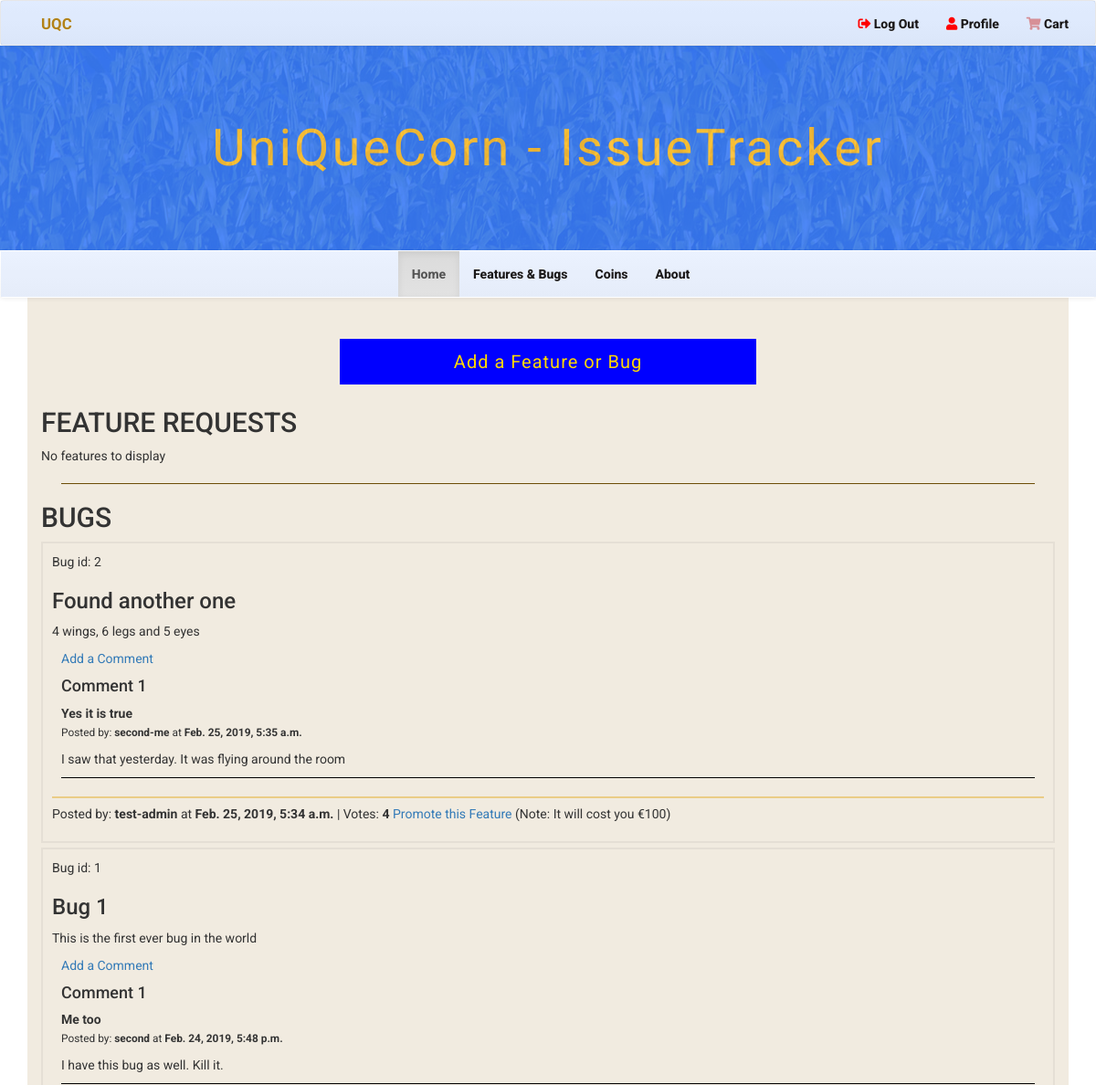
/issues/1 (signed in, upper part), run on an earlier commit of the app's database.
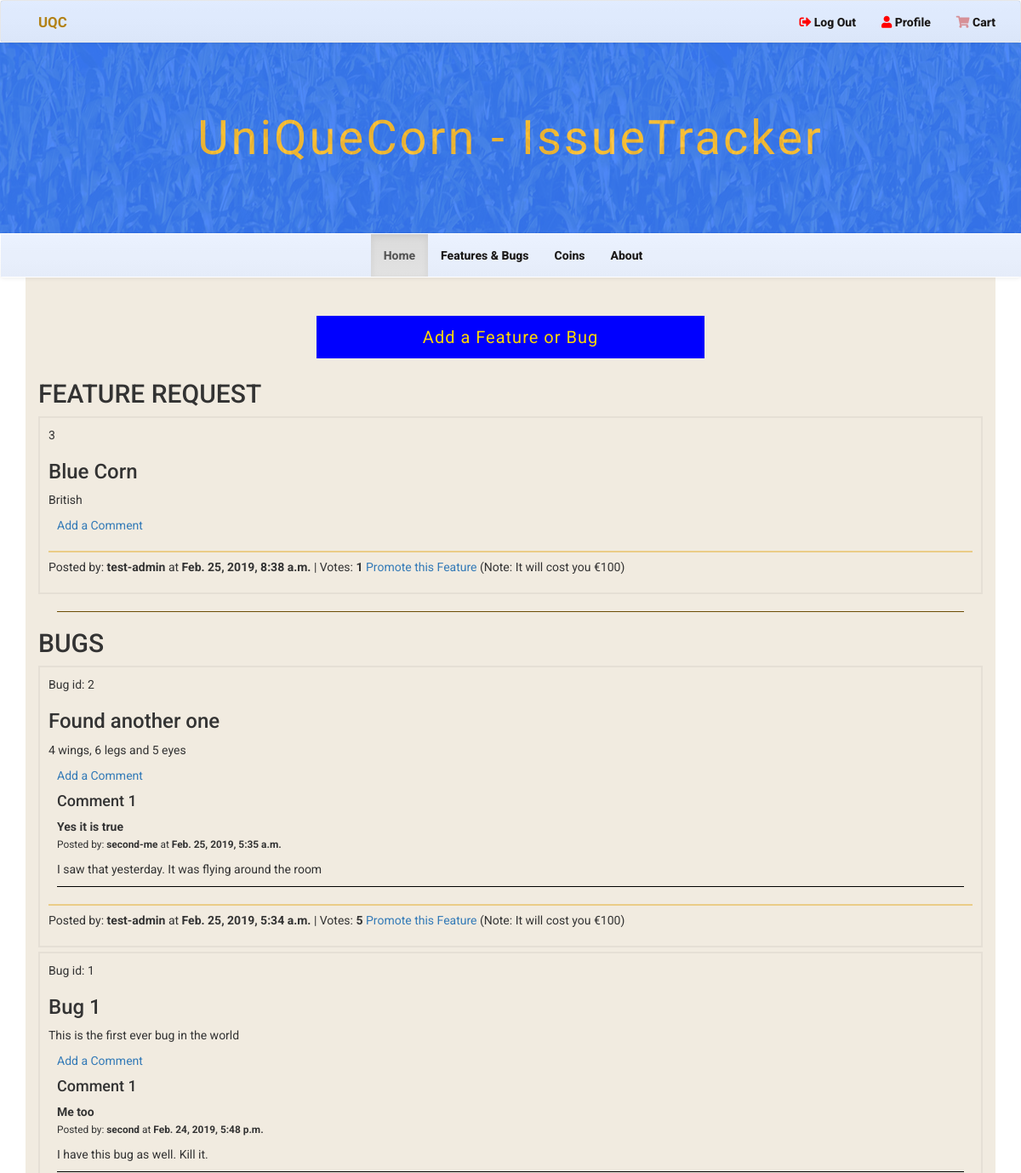
And on a later commit of the database.
### issuetracker/models.py (models this page shows, shortened)
class Issue(models.Model):
    suggestion_choices = ((True, 'Feature'), (False, 'Bug Fix'))
    is_feature = models.BooleanField(blank=False, default=False, choices=suggestion_choices)
    title = models.CharField(max_length=100, blank=False)
    description = models.TextField()
    posted_by = models.CharField(max_length=50)
    votes = models.IntegerField(default=0)
    date_time = models.DateTimeField(auto_now_add=True)
    class Meta:
        verbose_name_plural = "Issues"

class IssueComment(models.Model):
    issue = models.ForeignKey(Issue, on_delete=models.CASCADE, related_name='comment')
    subject = models.CharField(max_length=100, blank=False)
    comment = models.TextField()
    posted_by = models.CharField(max_length=50)
    date_time = models.DateTimeField(auto_now_add=True)

### issuetracker/views.py (the view)
# urls.py: url(r'^issues/', include(issuetracker_urls)),
@login_required()
def issues(request):
    allIssues = Issue.objects.all()
    feature_count = 0
    bug_count = 0
    for each in allIssues:
        if each.is_feature:
            feature_count += 1
        else:
            bug_count += 1
    return render(request, "issue_tracker.html", {'issues': allIssues, 'feature_count': feature_count, "bug_count": bug_count})

### cart/contexts.py (called while the page is built)
def cart_contents(request):
    cart = request.session.get('cart', {})
    cart_items = []
    total = 0
    product_count = 0
    for id, quantity in cart.items():
        product = get_object_or_404(Product, pk=id)
        total += quantity * product.price
        product_count += quantity
        cart_items.append({'id': id, 'quantity': quantity, 'product': product})
    return {'cart_items': cart_items, 'total': total, 'product_count': product_count}

### issuetracker/templates/issue_tracker.html (shortened to what this page needs)
{% extends "base.html" %}
{% block showcase %}
<div class="main-title">
    <div class="color-cover"></div>
    <div class="title">
        <h1>UniQueCorn - IssueTracker</h1>
    </div>
</div>
{% endblock showcase %}
{% block content %}
    <a id="link-add-issue" href="{% url 'add-issue' %}">Add a Feature or Bug</a>
    {% if feature_count == 1 %}
    <h2> FEATURE REQUEST </h2>
    {% else %}
    <h2> FEATURE REQUESTS </h2>
    {% endif %}
    {% if feature_count == 0 %}
        <p>No features to display</p>
    {% else %}
        {% for each in issues reversed %}
            {% if each.is_feature %}
                <div class="issue-item">
                    <p> {{ each.id }}
                    </p>
                    <h3> {{ each.title }}</h3>
                    <p> {{ each.description }}</p>
                    <div class="comments-list">
                        <a id="link-add-comment" href="{% url 'add-comment' %}">Add a Comment</a>
                    </div>
                    <hr class="hr-light">
                    <p>
                    Posted by: <strong>{{ each.posted_by }}</strong>
                        at <strong>{{ each.date_time}}</strong> | Votes: <strong>{{ each.votes }}</strong>
                        <a class="vote-link" href="{% url 'vote' issue_id=each.id %}">Promote this Feature</a> (Note: It will cost you €100)
                    </p>
                </div>
            {% endif %}
        {% endfor %}
    {% endif %}
    <hr>
    {% if bug_count == 1 %}
        <h2> BUG </h2>
    {% else %}
        <h2> BUGS </h2>
    {% endif %}
    {% if bug_count == 0 %}
    <p>No bugs to display</p>
    {% else %}
        {% for each in issues reversed %}
            {% if not each.is_feature %}
                <div class="issue-item">
                    <p>Bug id: {{ each.id }}
                    </p>
                    <h3> {{ each.title }}</h3>
                    <p> {{ each.description }}</p>
                    <div class="comments-list">
                        <a id="link-add-comment" href="{% url 'add-comment' %}">Add a Comment</a>
                        {% for item in each.comment.all %}
                            <div class="comment-item">
                                <h4>Comment {{ forloop.counter }}</h4>
                                <p class="comment-subject"><strong>{{item.subject}}</strong></p>
                                <p><small>Posted by: <strong>{{ item.posted_by }}</strong> at <strong>{{ item.date_time}}</strong></small></p>
                                <p>{{item.comment}}</p>
                            </div>
                        {% endfor %}
                    </div>
                    <hr class="hr-light">
                    <p> Posted by: <strong>{{ each.posted_by }}</strong> at <strong>{{ each.date_time}}</strong> | Votes: <strong>{{ each.votes }}</strong> <a class="vote-link" href="{% url 'vote' issue_id=each.id %}">Promote this Feature</a> (Note: It will cost you €100)</p>
                </div>
            {% endif %}
        {% endfor %}
    {% endif %}
    {% endblock %}

### templates/base.html (shortened to what this page needs)
{% load static from staticfiles %}
<!DOCTYPE html>
<html lang="en">
<head>
    <link rel="stylesheet" href="https://maxcdn.bootstrapcdn.com/bootstrap/3.3.7/css/bootstrap.min.css"
>
    <link rel="stylesheet" href="https://maxcdn.bootstrapcdn.com/bootstrap/3.3.7/css/bootstrap-theme.min.css"
>
    <link rel="stylesheet" href="https://use.fontawesome.com/releases/v5.2.0/css/all.css">
    <link rel="stylesheet" href="{% static 'css/styles.css' %}" type="text/css" >
</head>
<body>
    <nav class="navbar navbar-default top-nav-navbar">
        <div class="nav-background">
            <div class="container">
                <div class="navbar-header top-nav-header">
                    <a class="navbar-brand" href="#">UQC</a>
                </div>
                <div class="" id="no-collapse">
                    <ul class="nav navbar-nav navbar-right">
                        {% if user.is_authenticated %}
                        <li><a href="{% url 'logout' %}"><i class="fa fa-sign-out-alt"></i> Log Out</a></li>
                        <li><a href="{% url 'profile' %}"><i class="fa fa-user"></i> Profile</a></li>
                        {% else %}
                        <li><a href="{% url 'login' %}"><i class="fa fa-sign-in-alt"></i> Login</a></li>
                        <li><a href="{% url 'registration' %}"><i class="fa fa-user-plus"></i> Register</a></li>
                        {% endif %}
                        <li id="cart-link">
                            <a href="{% url 'view_cart' %}">
                                <i {% if product_count < 1 %} class="fa fa-shopping-cart empty-cart" {% else%} class="fa fa-shopping-cart"
                                    {% endif %}>
                                </i>
                                Cart
                            </a>
                        </li>
                    </ul>
                </div>
            </div>
        </div>
    </nav>
    <div class="showcase-outer">
            {% block showcase %}
            {% endblock showcase %}
    </div>
    <nav class="navbar navbar-default navbar-main" id="navbar-main">
        <div class="container-fluid">
            <div class="collapse navbar-collapse navbar-main-collapse" id="collapse-1">
                <ul class="nav navbar-nav navbar-main-ul">
                    <li class="active"><a href="{% url 'index' %}">Home <span class="sr-only">(current)</span></a></li>
                    {% if user.is_authenticated %}
                    <li><a href="{% url 'issues1' %}">Features & Bugs</a></li>
                    <li><a href="{% url 'products' %}">Coins</a></li>
                    {% endif %}
                    <li><a href="{% url 'about' %}">About</a></li>
                </ul>
            </div>
        </div>
    </nav>
    <div class="container">
        <div class="main-content-outer col-xs-12">
                {% block content %} {% endblock %}
        </div>
    </div>
</body>
</html>

### static/css/styles.css (style rules this page uses)
body { font-family: 'Roboto', sans-serif; }
.fa { color: red; }
.empty-cart { color: rgba(200, 50, 50, 0.5) }

What changed in the data, as far as the page shows it:
added Issue: id "3", title "Blue Corn", description "British", posted_by "test-admin", date_time "Feb. 25, 2019, 8:38 a.m.", votes "1", shown under "FEATURE REQUEST"
changed Issue "Found another one": votes "4" → "5"
Also different on the page:
text no longer shown: "FEATURE REQUESTS No features to display"
text now shown: "FEATURE REQUEST"
